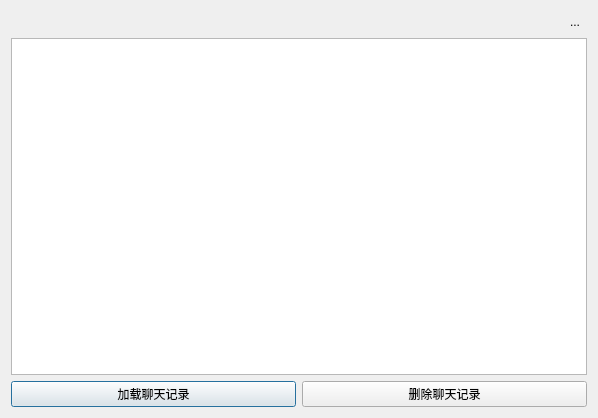
<?xml version="1.0" encoding="UTF-8"?>
<ui version="4.0">
 <class>historyChatMsgDia</class>
 <widget class="QDialog" name="historyChatMsgDia">
  <property name="geometry">
   <rect>
    <x>0</x>
    <y>0</y>
    <width>598</width>
    <height>418</height>
   </rect>
  </property>
  <property name="windowTitle">
   <string>Dialog</string>
  </property>
  <layout class="QVBoxLayout" name="verticalLayout">
   <item>
    <layout class="QHBoxLayout" name="horizontalLayout_2">
     <item>
      <spacer name="horizontalSpacer">
       <property name="orientation">
        <enum>Qt::Horizontal</enum>
       </property>
       <property name="sizeHint" stdset="0">
        <size>
         <width>40</width>
         <height>20</height>
        </size>
       </property>
      </spacer>
     </item>
     <item>
      <widget class="QToolButton" name="toolButton">
       <property name="font">
        <font>
         <pointsize>9</pointsize>
        </font>
       </property>
       <property name="text">
        <string>...</string>
       </property>
       <property name="icon">
        <iconset resource="res.qrc">
         <normaloff>:/close</normaloff>:/close</iconset>
       </property>
       <property name="iconSize">
        <size>
         <width>40</width>
         <height>40</height>
        </size>
       </property>
       <property name="autoRaise">
        <bool>true</bool>
       </property>
      </widget>
     </item>
    </layout>
   </item>
   <item>
    <widget class="QTableWidget" name="tableWidget"/>
   </item>
   <item>
    <layout class="QHBoxLayout" name="horizontalLayout">
     <item>
      <widget class="QPushButton" name="addChatMsg">
       <property name="text">
        <string>加载聊天记录</string>
       </property>
      </widget>
     </item>
     <item>
      <widget class="QPushButton" name="deleteChatMsg">
       <property name="text">
        <string>删除聊天记录</string>
       </property>
      </widget>
     </item>
    </layout>
   </item>
  </layout>
 </widget>
 <resources>
  <include location="res.qrc"/>
 </resources>
 <connections/>
</ui>
